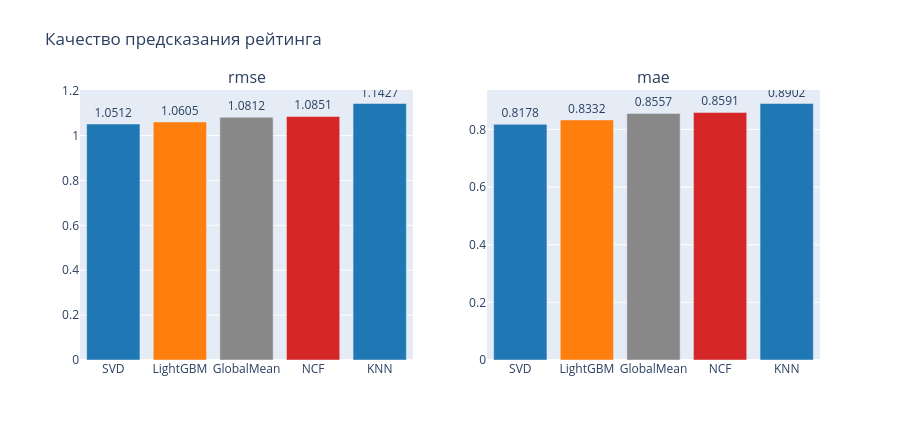
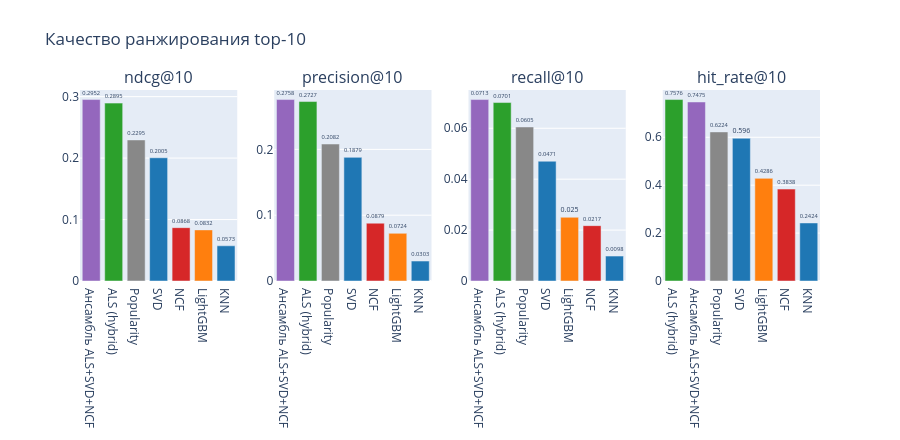
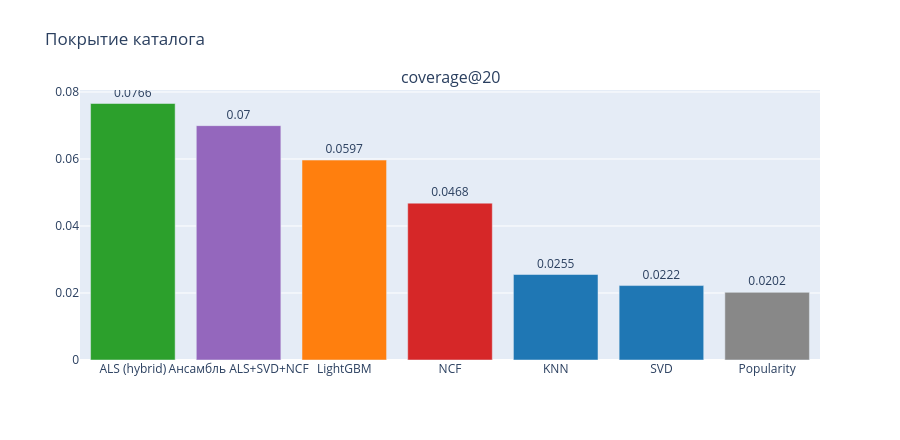

Here is the notebook cell these charts were saved with, in order:
### Markdown cell above
## 3. Bar charts по каждой метрике

Сравниваем модели по каждой метрике отдельно. Модели, у которых соответствующая метрика
не определена (например, RMSE для ALS (hybrid)), исключаются из bar chart автоматически.

### Code cell
# Цветовая палитра по семействам
family_colors = {
    'baseline':     '#888888',
    'collaborative': '#1f77b4',
    'feature-based': '#ff7f0e',
    'hybrid':        '#2ca02c',
    'neural':        '#d62728',
    'ensemble':      '#9467bd',
}

metric_groups = {
    'Качество предсказания рейтинга': {
        'metrics': ['rmse', 'mae'],
        'lower_better': True,
    },
    'Качество ранжирования top-10': {
        'metrics': ['ndcg@10', 'precision@10', 'recall@10', 'hit_rate@10'],
        'lower_better': False,
    },
    'Покрытие каталога': {
        'metrics': ['coverage@20'],
        'lower_better': False,
    },
}

for group_name, cfg in metric_groups.items():
    metrics = cfg['metrics']
    lower_better = cfg['lower_better']
    cols = len(metrics)
    fig = make_subplots(rows=1, cols=cols, subplot_titles=metrics)

    for i, metric in enumerate(metrics, start=1):
        sub = summary.dropna(subset=[metric]).sort_values(
            metric, ascending=lower_better
        )
        colors = [family_colors[f] for f in sub['family']]
        vals_rounded = sub[metric].round(4)
        fig.add_trace(
            go.Bar(
                x=sub['model'], y=sub[metric],
                marker_color=colors,
                text=vals_rounded,
                textposition='outside',
                showlegend=False,
            ),
            row=1, col=i,
        )

    fig.update_layout(
        title=group_name,
        height=440,
        margin=dict(t=90, b=80),
    )
    fname = group_name.split()[0].lower().replace('/', '_')
    fig.write_html(str(MODELS_DIR / f'comparison_{fname}.html'))
    fig.show()

### Figure 1 — Plotly figure (JSON) as saved in the notebook; plotly's stock layout.template omitted (floating-point values rounded to 4 significant figures)
{"data": [{"marker": {"color": ["#1f77b4", "#ff7f0e", "#888888", "#d62728", "#1f77b4"]}, "showlegend": false, "text": [1.051, 1.06, 1.081, 1.085, 1.143], "textposition": "outside", "type": "bar", "x": ["SVD", "LightGBM", "GlobalMean", "NCF", "KNN"], "xaxis": "x", "y": [1.051, 1.061, 1.081, 1.085, 1.143], "yaxis": "y"}, {"marker": {"color": ["#1f77b4", "#ff7f0e", "#888888", "#d62728", "#1f77b4"]}, "showlegend": false, "text": [0.8178, 0.8332, 0.8557, 0.8591, 0.8902], "textposition": "outside", "type": "bar", "x": ["SVD", "LightGBM", "GlobalMean", "NCF", "KNN"], "xaxis": "x2", "y": [0.8178, 0.8332, 0.8557, 0.8591, 0.8902], "yaxis": "y2"}], "layout": {"annotations": [{"font": {"size": 16}, "showarrow": false, "text": "rmse", "x": 0.225, "xanchor": "center", "xref": "paper", "y": 1, "yanchor": "bottom", "yref": "paper"}, {"font": {"size": 16}, "showarrow": false, "text": "mae", "x": 0.775, "xanchor": "center", "xref": "paper", "y": 1, "yanchor": "bottom", "yref": "paper"}], "height": 440, "margin": {"b": 80, "t": 90}, "title": {"text": "Качество предсказания рейтинга"}, "xaxis": {"anchor": "y", "domain": [0, 0.45]}, "xaxis2": {"anchor": "y2", "domain": [0.55, 1]}, "yaxis": {"anchor": "x", "domain": [0, 1]}, "yaxis2": {"anchor": "x2", "domain": [0, 1]}}}

### Figure 2 — Plotly figure (JSON) as saved in the notebook; plotly's stock layout.template omitted (floating-point values rounded to 4 significant figures)
{"data": [{"marker": {"color": ["#9467bd", "#2ca02c", "#888888", "#1f77b4", "#d62728", "#ff7f0e", "#1f77b4"]}, "showlegend": false, "text": [0.2952, 0.2895, 0.2295, 0.2005, 0.0868, 0.0832, 0.0573], "textposition": "outside", "type": "bar", "x": ["Ансамбль ALS+SVD+NCF", "ALS (hybrid)", "Popularity", "SVD", "NCF", "LightGBM", "KNN"], "xaxis": "x", "y": [0.2952, 0.2895, 0.2295, 0.2005, 0.08679, 0.08315, 0.05725], "yaxis": "y"}, {"marker": {"color": ["#9467bd", "#2ca02c", "#888888", "#1f77b4", "#d62728", "#ff7f0e", "#1f77b4"]}, "showlegend": false, "text": [0.2758, 0.2727, 0.2082, 0.1879, 0.0879, 0.0724, 0.0303], "textposition": "outside", "type": "bar", "x": ["Ансамбль ALS+SVD+NCF", "ALS (hybrid)", "Popularity", "SVD", "NCF", "LightGBM", "KNN"], "xaxis": "x2", "y": [0.2758, 0.2727, 0.2082, 0.1879, 0.08788, 0.07245, 0.0303], "yaxis": "y2"}, {"marker": {"color": ["#9467bd", "#2ca02c", "#888888", "#1f77b4", "#ff7f0e", "#d62728", "#1f77b4"]}, "showlegend": false, "text": [0.0713, 0.0701, 0.0605, 0.0471, 0.025, 0.0217, 0.0098], "textposition": "outside", "type": "bar", "x": ["Ансамбль ALS+SVD+NCF", "ALS (hybrid)", "Popularity", "SVD", "LightGBM", "NCF", "KNN"], "xaxis": "x3", "y": [0.07128, 0.07011, 0.06051, 0.04705, 0.02503, 0.02174, 0.009788], "yaxis": "y3"}, {"marker": {"color": ["#2ca02c", "#9467bd", "#888888", "#1f77b4", "#ff7f0e", "#d62728", "#1f77b4"]}, "showlegend": false, "text": [0.7576, 0.7475, 0.6224, 0.596, 0.4286, 0.3838, 0.2424], "textposition": "outside", "type": "bar", "x": ["ALS (hybrid)", "Ансамбль ALS+SVD+NCF", "Popularity", "SVD", "LightGBM", "NCF", "KNN"], "xaxis": "x4", "y": [0.7576, 0.7475, 0.6224, 0.596, 0.4286, 0.3838, 0.2424], "yaxis": "y4"}], "layout": {"annotations": [{"font": {"size": 16}, "showarrow": false, "text": "ndcg@10", "x": 0.1062, "xanchor": "center", "xref": "paper", "y": 1, "yanchor": "bottom", "yref": "paper"}, {"font": {"size": 16}, "showarrow": false, "text": "precision@10", "x": 0.3688, "xanchor": "center", "xref": "paper", "y": 1, "yanchor": "bottom", "yref": "paper"}, {"font": {"size": 16}, "showarrow": false, "text": "recall@10", "x": 0.6313, "xanchor": "center", "xref": "paper", "y": 1, "yanchor": "bottom", "yref": "paper"}, {"font": {"size": 16}, "showarrow": false, "text": "hit_rate@10", "x": 0.8938, "xanchor": "center", "xref": "paper", "y": 1, "yanchor": "bottom", "yref": "paper"}], "height": 440, "margin": {"b": 80, "t": 90}, "title": {"text": "Качество ранжирования top-10"}, "xaxis": {"anchor": "y", "domain": [0, 0.2125]}, "xaxis2": {"anchor": "y2", "domain": [0.2625, 0.475]}, "xaxis3": {"anchor": "y3", "domain": [0.525, 0.7375]}, "xaxis4": {"anchor": "y4", "domain": [0.7875, 1]}, "yaxis": {"anchor": "x", "domain": [0, 1]}, "yaxis2": {"anchor": "x2", "domain": [0, 1]}, "yaxis3": {"anchor": "x3", "domain": [0, 1]}, "yaxis4": {"anchor": "x4", "domain": [0, 1]}}}

### Figure 3 — Plotly figure (JSON) as saved in the notebook; plotly's stock layout.template omitted (floating-point values rounded to 4 significant figures)
{"data": [{"marker": {"color": ["#2ca02c", "#9467bd", "#ff7f0e", "#d62728", "#1f77b4", "#1f77b4", "#888888"]}, "showlegend": false, "text": [0.0766, 0.07, 0.0597, 0.0468, 0.0255, 0.0222, 0.0202], "textposition": "outside", "type": "bar", "x": ["ALS (hybrid)", "Ансамбль ALS+SVD+NCF", "LightGBM", "NCF", "KNN", "SVD", "Popularity"], "xaxis": "x", "y": [0.07657, 0.06996, 0.05968, 0.04682, 0.02552, 0.02222, 0.0202], "yaxis": "y"}], "layout": {"annotations": [{"font": {"size": 16}, "showarrow": false, "text": "coverage@20", "x": 0.5, "xanchor": "center", "xref": "paper", "y": 1, "yanchor": "bottom", "yref": "paper"}], "height": 440, "margin": {"b": 80, "t": 90}, "title": {"text": "Покрытие каталога"}, "xaxis": {"anchor": "y", "domain": [0, 1]}, "yaxis": {"anchor": "x", "domain": [0, 1]}}}
